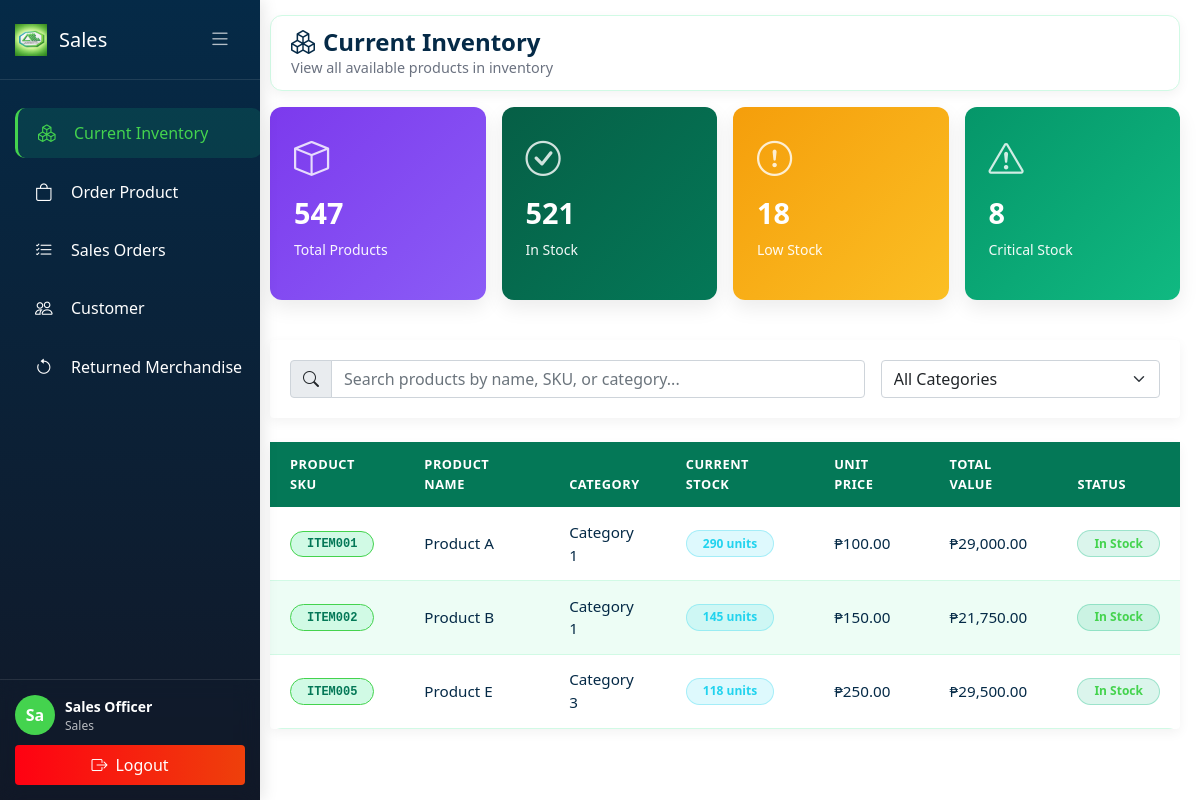
Before: /Sales/currentinventory.php (signed in) with the older database file.
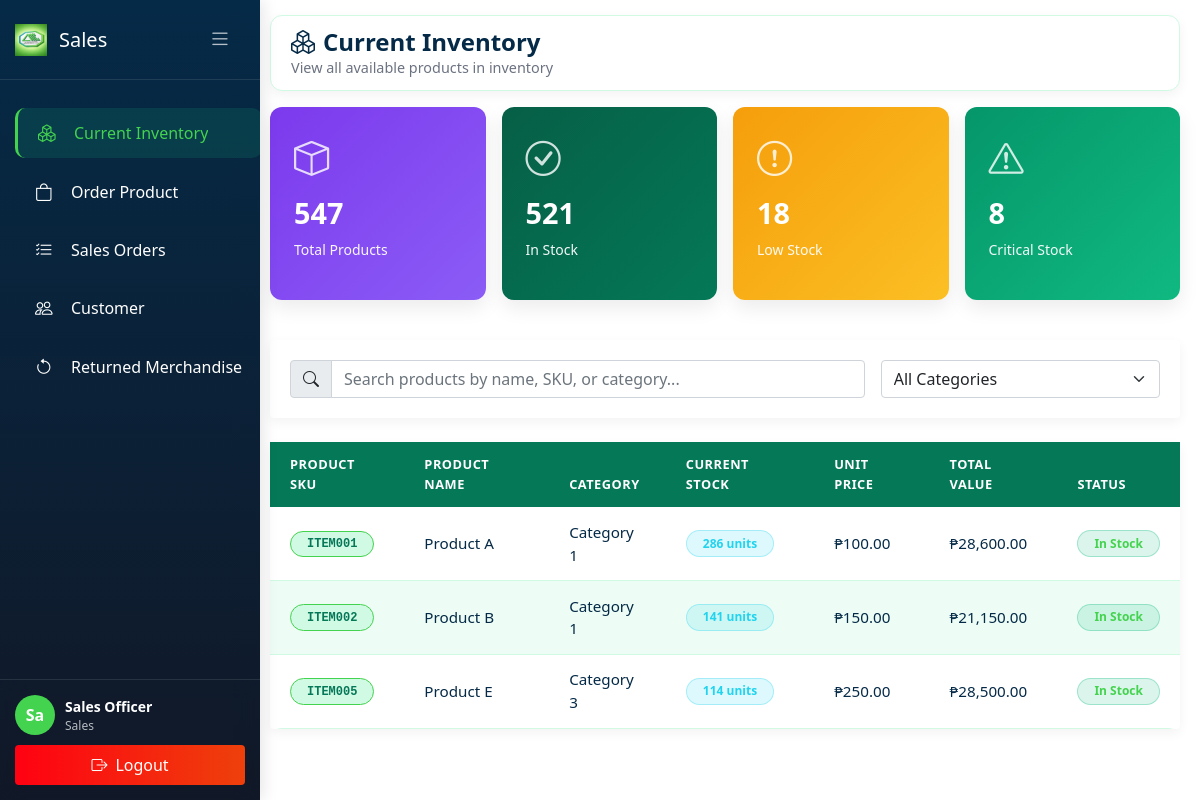
After: the same page with the newer database file.
### tables this page shows
CREATE TABLE `items` (
  `item_id` int(11) NOT NULL,
  `item_code` varchar(50) NOT NULL,
  `item_name` varchar(150) NOT NULL,
  `description` text DEFAULT NULL,
  `category` varchar(100) DEFAULT NULL,
  `stock` int(11) NOT NULL,
  `unit_type` enum('case','inner-pack','piece','box','carton') DEFAULT 'piece',
  `unit_price` decimal(10,2) NOT NULL,
  `reorder_level` int(11) DEFAULT 50,
  `status` enum('active','inactive','discontinued') DEFAULT 'active',
  `created_at` timestamp NOT NULL DEFAULT current_timestamp(),
  `updated_at` timestamp NOT NULL DEFAULT current_timestamp() ON UPDATE current_timestamp(),
  `branch_id` int(11) DEFAULT NULL
);

### config/branch_manager.php (called while the page is built, shortened)
<?php
function getBranchId() {
    return isset($_SESSION['branch_id']) ? $_SESSION['branch_id'] : null;
}
function isAdmin() {
    return isset($_SESSION['branch_id']) && $_SESSION['branch_id'] == 0;
}
?>

### Sales/currentinventory.php (the view, shortened to what the changed rows need)
<?php
require_once '../config/database.php';
$branch_id = getBranchId();
$is_admin = isAdmin();
$branch_where = $is_admin ? "" : "AND i.branch_id = $branch_id";
$query = "SELECT
            i.item_id,
            i.item_code,
            i.item_name,
            i.category,
            i.unit_price,
            i.reorder_level,
            COALESCE(i.stock, 0) as current_stock
          FROM items i
          WHERE i.status = 'active' $branch_where
          ORDER BY i.item_name ASC";
$stmt = $conn->prepare($query);
if (!$stmt->execute()) {
    die("Query Error: " . $stmt->error);
}
$result = $stmt->get_result();
$inventory_items = [];
if ($result) {
    $inventory_items = $result->fetch_all(MYSQLI_ASSOC);
}
?>
<!DOCTYPE html>
<html lang="en">
<head>
    <link rel="stylesheet" href="../css/sales.css">
    <link href="https://cdn.jsdelivr.net/npm/bootstrap@5.1.3/dist/css/bootstrap.min.css" rel="stylesheet">
    <link rel="stylesheet" href="https://cdn.jsdelivr.net/npm/bootstrap-icons@1.8.1/font/bootstrap-icons.css">
</head>
<body>
    <div id="appPage">
        <div class="main-content">
            <div class="navbar-top">
                <div class="page-title">
                    <h2><i class="bi bi-boxes me-2"></i>Current Inventory</h2>
                </div>
            </div>
            <div class="card">
                <div class="table-responsive">
                    <table class="table table-hover mb-0">
                        <thead class="table-light">
                            <tr>
                                <th>Product SKU</th>
                                <th>Product Name</th>
                                <th>Category</th>
                                <th>Current Stock</th>
                                <th>Unit Price</th>
                                <th>Total Value</th>
                                <th>Status</th>
                            </tr>
                        </thead>
                        <tbody>
                            <?php if (count($inventory_items) > 0): ?>
                                <?php foreach ($inventory_items as $item): ?>
                                    <?php
                                        $qty_available = $item['current_stock'];
                                        $line_value = $qty_available * $item['unit_price'];
                                        $status_badge = ($qty_available < $item['reorder_level']) ? 'bg-warning' : 'bg-success';
                                        $status_text = ($qty_available < $item['reorder_level']) ? 'Low Stock' : 'In Stock';
                                    ?>
                                    <tr>
                                        <td><span class="badge bg-light text-dark"><?php echo htmlspecialchars($item['item_code']); ?></span></td>
                                        <td><?php echo htmlspecialchars($item['item_name']); ?></td>
                                        <td><?php echo htmlspecialchars($item['category'] ?? 'Uncategorized'); ?></td>
                                        <td>
                                            <span class="badge bg-info"><?php echo $qty_available; ?> units</span>
                                        </td>
                                        <td>₱<?php echo number_format($item['unit_price'], 2); ?></td>
                                        <td>₱<?php echo number_format($line_value, 2); ?></td>
                                        <td><span class="badge <?php echo $status_badge; ?>"><?php echo $status_text; ?></span></td>
                                    </tr>
                                <?php endforeach; ?>
                            <?php else: ?>
                                <tr>
                                    <td colspan="7" class="text-center text-muted py-4">No inventory items available</td>
                                </tr>
                            <?php endif; ?>
                        </tbody>
                    </table>
                </div>
            </div>
        </div>
    </div>
</body>
</html>

Changed rows visible on the page:
changed items "Product A": qty_available "290" → "286"; line_value "29,000.00" → "28,600.00"
changed items "Product B": qty_available "145" → "141"; line_value "21,750.00" → "21,150.00"
changed items "Product E": qty_available "118" → "114"; line_value "29,500.00" → "28,500.00"
